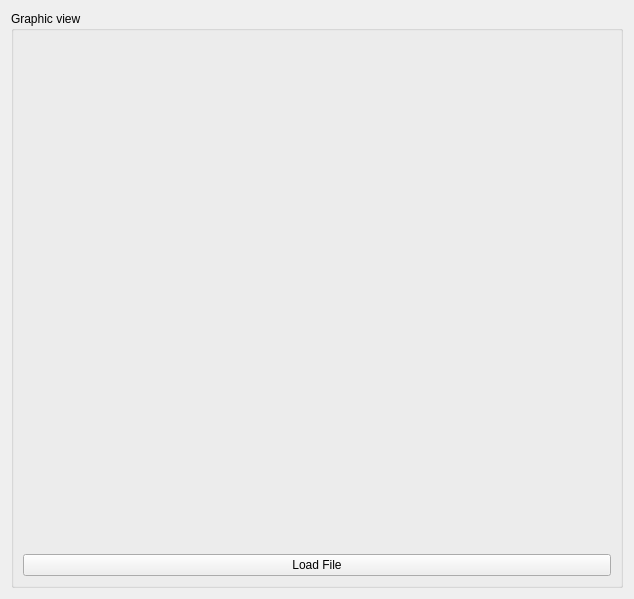
<?xml version="1.0" encoding="UTF-8"?>
<ui version="4.0">
 <class>MainWidget</class>
 <widget class="QWidget" name="MainWidget">
  <property name="geometry">
   <rect>
    <x>0</x>
    <y>0</y>
    <width>634</width>
    <height>599</height>
   </rect>
  </property>
  <property name="windowTitle">
   <string>Form</string>
  </property>
  <layout class="QVBoxLayout" name="verticalLayout">
   <item>
    <widget class="QGroupBox" name="groupBox">
     <property name="title">
      <string>Graphic view</string>
     </property>
     <layout class="QVBoxLayout" name="verticalLayout_8">
      <item>
       <widget class="gui::GLWidget" name="glWidget" native="true">
        <property name="minimumSize">
         <size>
          <width>256</width>
          <height>256</height>
         </size>
        </property>
       </widget>
      </item>
      <item>
       <widget class="QPushButton" name="loadButton">
        <property name="text">
         <string>Load File</string>
        </property>
       </widget>
      </item>
     </layout>
    </widget>
   </item>
  </layout>
 </widget>
 <customwidgets>
  <customwidget>
   <class>gui::GLWidget</class>
   <extends>QWidget</extends>
   <header>GLWidget.h</header>
   <container>1</container>
  </customwidget>
 </customwidgets>
 <resources/>
 <connections/>
</ui>
